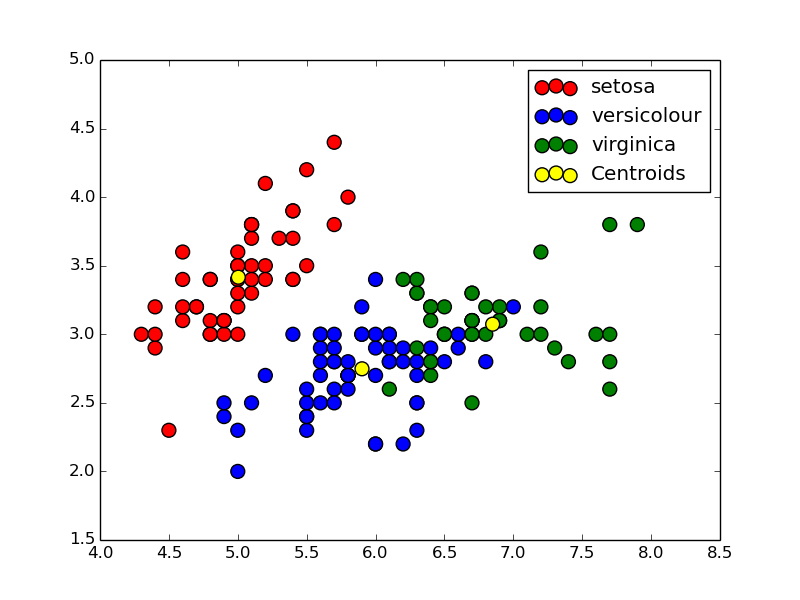

Recreate this plot in Python.
#Kavita Madival.
#Clusters of Iris dataset.

import numpy as np
import matplotlib.pyplot as plt
import pandas as pd

dataset = pd.read_csv('/home/hp/RNT_Task/Dataset.csv')
x = dataset.iloc[:, [0,1, 2, 3]].values # First 4 rows

from sklearn.cluster import KMeans

#3 Clusters for setosa,vericolour,virginica
kmeans = KMeans(n_clusters = 3, init = 'k-means++', max_iter = 300, n_init = 10, random_state = 0)
y_kmeans = kmeans.fit_predict(x)

#Scatter plot of cluster.
plt.scatter(x[y_kmeans == 0, 0], x[y_kmeans == 0, 1], s = 100, c = 'red', label = 'setosa')
plt.scatter(x[y_kmeans == 1, 0], x[y_kmeans == 1, 1], s = 100, c = 'blue', label = 'versicolour')
plt.scatter(x[y_kmeans == 2, 0], x[y_kmeans == 2, 1], s = 100, c = 'green', label = 'virginica')

#Plotting the centroids of the clusters
plt.scatter(kmeans.cluster_centers_[:, 0], kmeans.cluster_centers_[:,1], s = 100, c = 'yellow', label = 'Centroids')

plt.legend()
plt.show()
